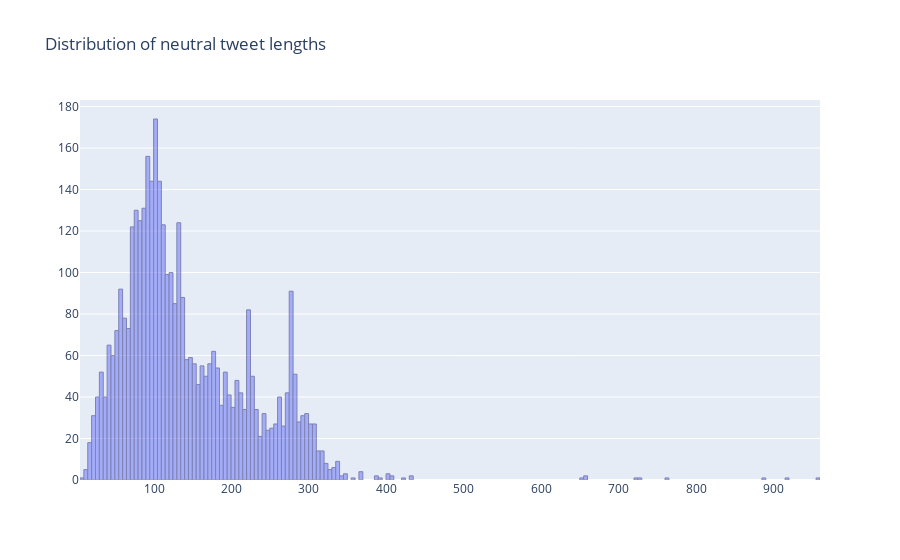
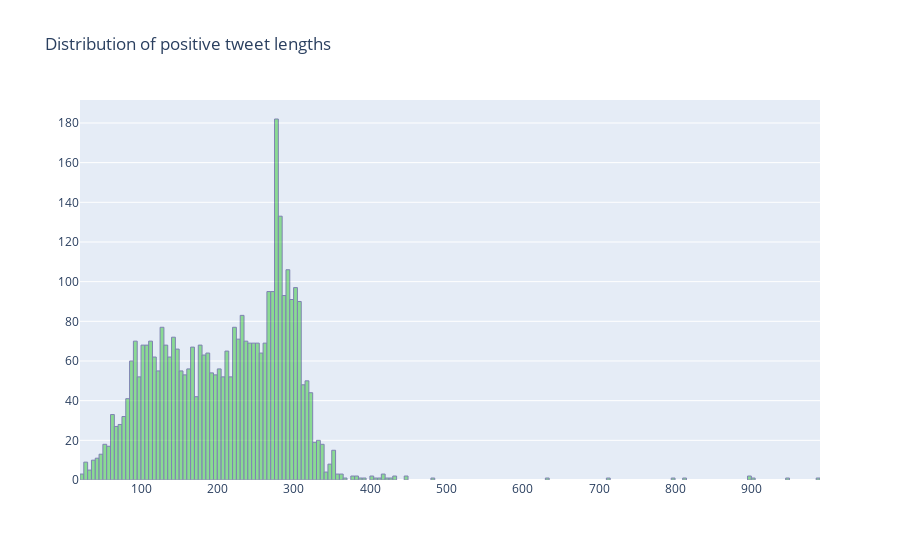
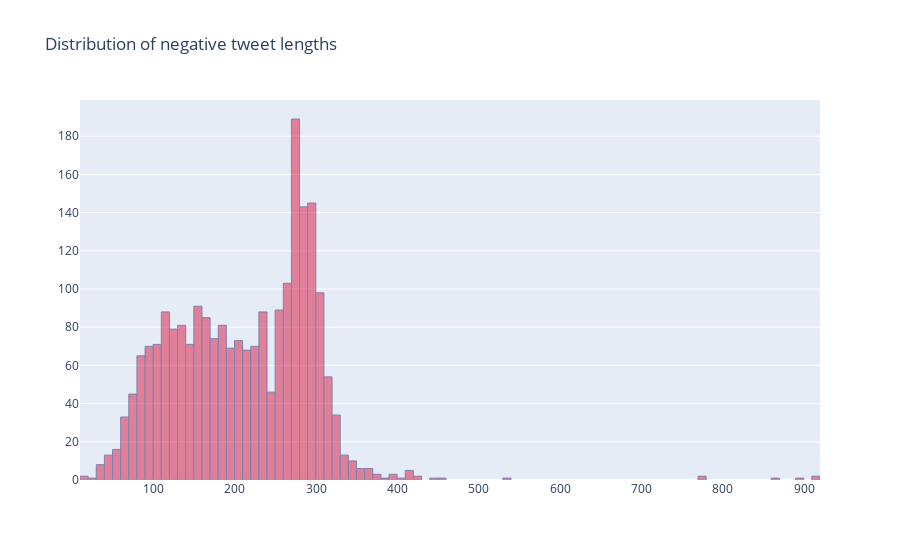

These figures' notebook cell, in order:
### Code cell
x1 = neutral.Length.values
x2 = positive.Length.values
x3 = negative.Length.values

fig = go.Figure(data=[go.Histogram(x=x1,
                                   marker_line_width=1, 
                                   marker_line_color="midnightblue", 
                                   xbins_size = 5,
                                   opacity = 0.5)])

fig.update_layout(title_text='Distribution of neutral tweet lengths')
fig.show()

fig = go.Figure(data=[go.Histogram(x=x2,
                                   marker_line_width=1, 
                                   marker_color='rgb(50,202,50)', 
                                   marker_line_color="midnightblue", 
                                   xbins_size = 5,
                                   opacity = 0.5)])

fig.update_layout(title_text='Distribution of positive tweet lengths')
fig.show()

fig = go.Figure(data=[go.Histogram(x=x3,
                                   marker_line_width=1, 
                                   marker_color='crimson', 
                                   marker_line_color="midnightblue", 
                                   opacity = 0.5)])

fig.update_layout(title_text='Distribution of negative tweet lengths')
fig.show()

### Figure 1 — Plotly figure (JSON) as saved in the notebook; plotly's stock layout.template omitted (floating-point values rounded to 4 significant figures; data arrays with more than 128 entries replaced by an {"elided": "..."} marker saying what was removed)
{"data": [{"marker": {"line": {"color": "midnightblue", "width": 1}}, "opacity": 0.5, "type": "histogram", "x": {"elided": "3932 int values"}, "xbins": {"size": 5}}], "layout": {"title": {"text": "Distribution of neutral tweet lengths"}}}

### Figure 2 — Plotly figure (JSON) as saved in the notebook; plotly's stock layout.template omitted (floating-point values rounded to 4 significant figures; data arrays with more than 128 entries replaced by an {"elided": "..."} marker saying what was removed)
{"data": [{"marker": {"color": "rgb(50,202,50)", "line": {"color": "midnightblue", "width": 1}}, "opacity": 0.5, "type": "histogram", "x": {"elided": "3782 int values"}, "xbins": {"size": 5}}], "layout": {"title": {"text": "Distribution of positive tweet lengths"}}}

### Figure 3 — Plotly figure (JSON) as saved in the notebook; plotly's stock layout.template omitted (floating-point values rounded to 4 significant figures; data arrays with more than 128 entries replaced by an {"elided": "..."} marker saying what was removed)
{"data": [{"marker": {"color": "crimson", "line": {"color": "midnightblue", "width": 1}}, "opacity": 0.5, "type": "histogram", "x": {"elided": "2302 int values"}}], "layout": {"title": {"text": "Distribution of negative tweet lengths"}}}
